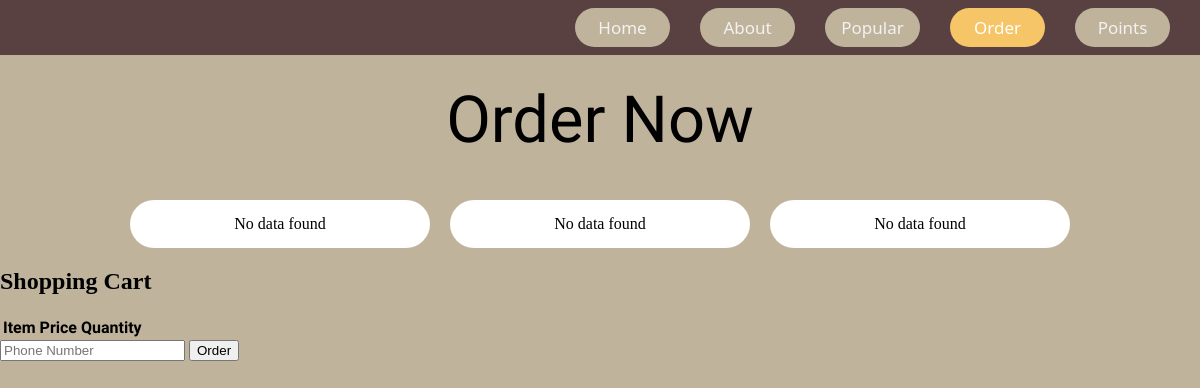
Before: /order.php with the older database file.
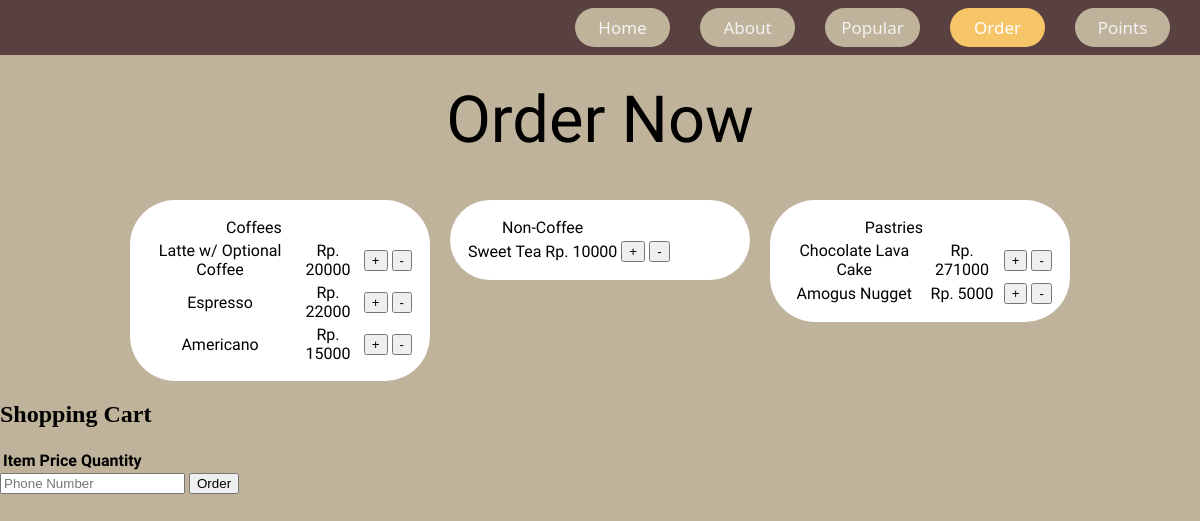
After: the same page with the newer database file.
### tables this page shows
CREATE TABLE `menu` (
  `name` varchar(255) NOT NULL,
  `price` varchar(255) NOT NULL,
  `type` varchar(255) NOT NULL,
  `img` varchar(256) NOT NULL DEFAULT 'https://untirta.ac.id/wp-content/uploads/2023/09/placeholder-16.png',
  `score` int(32) NOT NULL DEFAULT 0
);

### order.php (the view, shortened to what this page needs)
<!DOCTYPE html>
<html>
<head>
    <link rel="stylesheet" href="styles.css">
</head>
<body>
    <div class="topnav" id="topnav">
        <a href="points.html">Points</a>
        <a href="order.php" class="active">Order</a>
        <a href="index.php#popular" id="section3">Popular</a>
        <a href="index.php#about" id="section2">About</a>
        <a href="index.php" id="section1">Home</a>
    </div>
    <div class="wholepage" id="order">
        <div class="title">
            <head2>Order Now</head2>
        </div>
        <div class="menu-page">
            <div class="menu-container">
                <div class="menu">
                    <?php
                    require_once('scripts/config.php');
                    $sql1 = "SELECT * FROM menu WHERE type='coffee'";
                    $coffee = mysqli_query($conn, $sql1);
                    if (mysqli_num_rows($coffee) > 0) {
                        echo '<table>
                                <tr>
                                    <td colspan="2" class="menu-title">Coffees</td>
                                </tr>';
                        while($row = mysqli_fetch_assoc($coffee)) {
                            echo '<tr>
                                    <td>'.$row['name'].'</td>
                                    <td>Rp. '.$row['price'].'</td>
                                    <td><button class="plus-btn" data-name="'.$row['name'].'" data-price="'.$row['price'].'">+</button></td>
                                    <td><button class="minus-btn" data-name="'.$row['name'].'" data-price="'.$row['price'].'">-</button></td>
                                </tr>';
                        }
                        echo '</table>';
                    } else {
                        echo 'No data found';
                    }
                    ?>
                </div>
            </div>
            <div class="menu-container">
                <div class="menu">
                    <?php
                    require_once('scripts/config.php');
                    $sql2 = "SELECT * FROM menu WHERE type='noncoffee'";
                    $noncoffee = mysqli_query($conn, $sql2);
                    if (mysqli_num_rows($noncoffee) > 0) {
                        echo '<table>
                                <tr>
                                    <td colspan="2" class="menu-title">Non-Coffee</td>
                                </tr>';
                        while($row = mysqli_fetch_assoc($noncoffee)) {
                            echo '<tr>
                                    <td>'.$row['name'].'</td>
                                    <td>Rp. '.$row['price'].'</td>
                                    <td><button class="plus-btn" data-name="'.$row['name'].'" data-price="'.$row['price'].'">+</button></td>
                                    <td><button class="minus-btn" data-name="'.$row['name'].'" data-price="'.$row['price'].'">-</button></td>
                                </tr>';
                        }
                        echo '</table>';
                    } else {
                        echo 'No data found';
                    }
                    ?>
                </div>
            </div>
            <div class="menu-container">
                <div class="menu">
                    <?php
                    require_once('scripts/config.php');
                    $sql3 = "SELECT * FROM menu WHERE type='Food'";
                    $food = mysqli_query($conn, $sql3);
                    if (mysqli_num_rows($food) > 0) {
                        echo '<table>
                                <tr>
                                    <td colspan="2" class="menu-title">Pastries</td>
                                </tr>';
                        while($row = mysqli_fetch_assoc($food)) {
                            echo '<tr>
                                    <td>'.$row['name'].'</td>
                                    <td>Rp. '.$row['price'].'</td>
                                    <td><button class="plus-btn" data-name="'.$row['name'].'" data-price="'.$row['price'].'">+</button></td>
                                    <td><button class="minus-btn" data-name="'.$row['name'].'" data-price="'.$row['price'].'">-</button></td>
                                </tr>';
                        }
                        echo '</table>';
                    } else {
                        echo 'No data found';
                    }
                    ?>
                </div>
            </div>
        </div>
        <div class="cart-page">
            <div class="cart-container">
                <h2>Shopping Cart</h2>
                <table id="cart-table">
                    <thead>
                        <tr>
                            <th>Item</th>
                            <th>Price</th>
                            <th>Quantity</th>
                        </tr>
                    </thead>
                </table>
                <div class="cart-footer">
                    <input type="text" id="phone-number" placeholder="Phone Number" require>
                    <button id="order-button">Order</button>
                </div>
            </div>
        </div>
    </div>
</body>
</html>

### styles.css (style rules this page uses)
html { scroll-behavior: smooth; }
body { background-image: url('back.jpeg'); background-repeat: no-repeat; background-attachment: fixed; background-size: cover; z-index: -1; padding: 0; margin: 0; }
head2 { font-family: 'Parisienne'; color: black; font-size: 65px; }
.topnav { height: 55px; background-color: #594141; overflow: auto; align-content: center; position: fixed; width: 100%; top: 0; z-index: 1000; }
.topnav a { width: 65px; float: right; color: #f2f2f2; text-align: center; padding: 8px 15px; text-decoration: none; font-size: 17px; background-color: #BFB39B; border-radius: 50px; margin-right: 30px; font-family: system-ui, -apple-system, BlinkMacSystemFont, 'Segoe UI', Roboto, Oxygen, Ubuntu, Cantarell, 'Open Sans', 'Helvetica Neue', sans-serif; }
.topnav a.active { background-color: #F5C567; color: white; }
.wholepage { background-color: #bfb39b; height: 800px; }
.menu-page { display: flex; justify-content: center; align-items: flex-start; }
.title { height: 20%; display: flex; justify-content: center; align-items: center; margin-top:20px; padding-top: 20px; }
.menu-container { display: inline-block; width: calc(33.33% - 100px); margin: 0 10px; vertical-align: top; text-align: center; }
.menu { height: auto; display: table; gap: 5%; background-color: #ffffff; padding:15px; margin: 0px auto; width: 90%; text-align: center; border-radius: 45px; }
table, th, td { font-family:'Pathway Gothic One'; border: none; text-align: center; }

Changed rows visible on the page:
added menu: name "Latte w/ Optional Coffee", price "20000"
added menu: name "Espresso", price "22000"
added menu: name "Americano", price "15000"
added menu: name "Sweet Tea", price "10000"
added menu: name "Chocolate Lava Cake", price "271000"
added menu: name "Amogus Nugget", price "5000"
Other visible differences:
text no longer shown: "No data found No data found No data found"
text now shown: "Coffees Non-Coffee Pastries"
